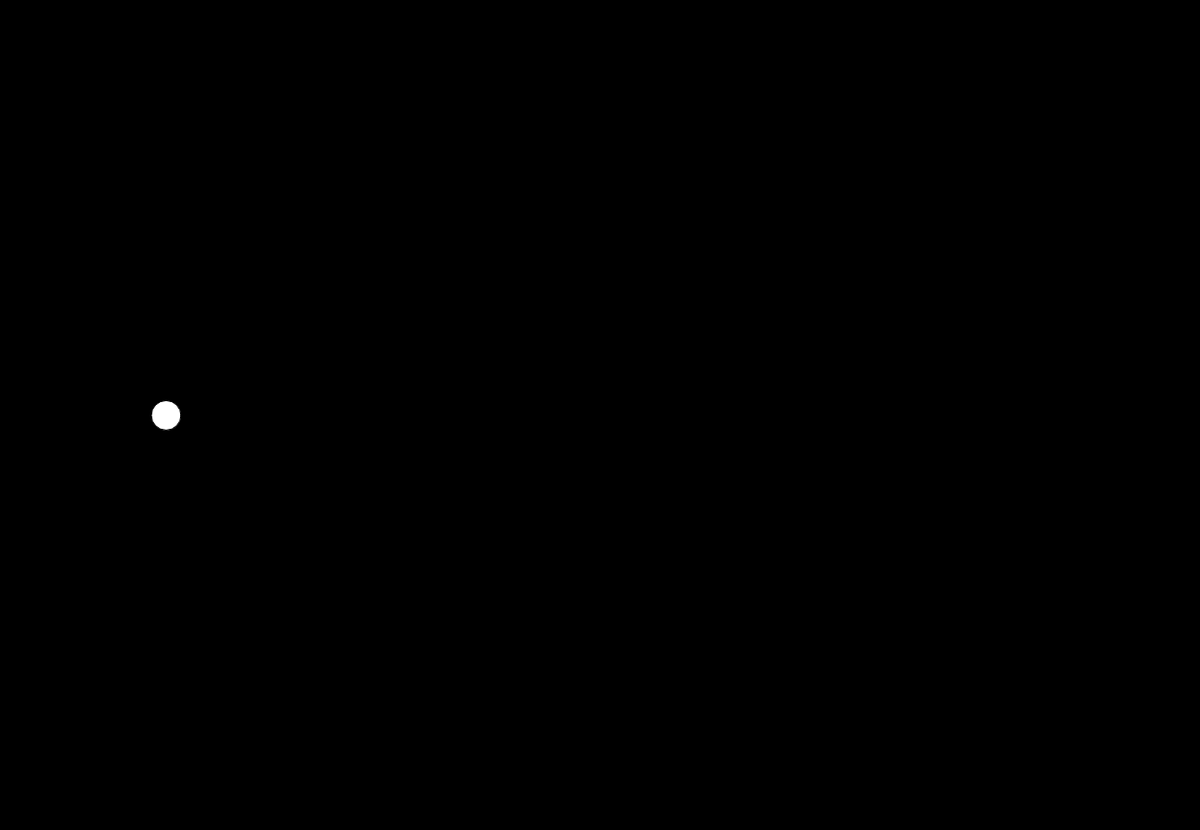
Frame 1 (no input)
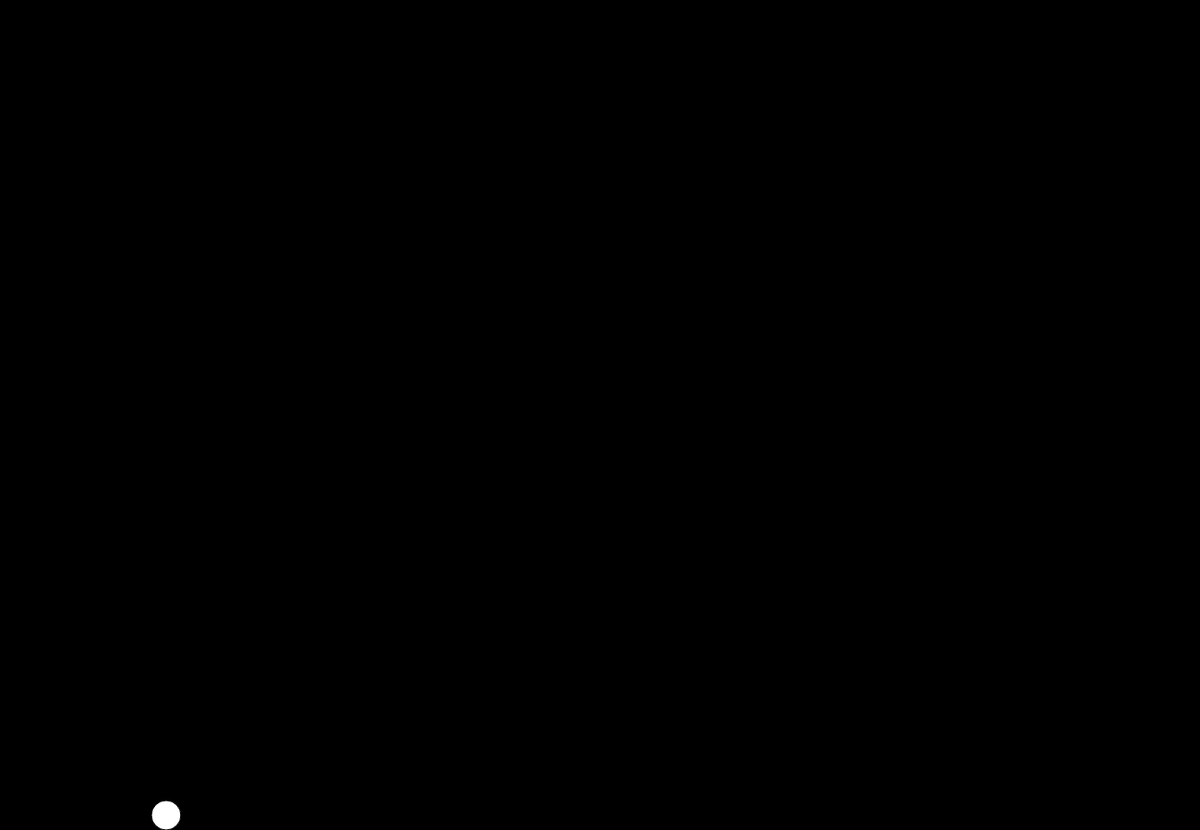
Frame 60 (no input)
Frame 120 (the mouse pressed at the canvas centre since frame 60): identical to frame 60, image omitted

The p5.js sketch that drew these frames (run headless with seeded random() and noise() and a simulated clock; from frame 60 on, the mouse is pressed at the canvas centre):

// p5.js sketch
// ── sketch.js
var bird;

function setup() {
  // put setup code here
    createCanvas(1300,900);
    bird = new bird();



   
}
function draw() {
    // put drawing code here
    background(0);
    bird.update();
    bird.show();




}



function keyPressed(){
    if(key === ' '){
        bird.up();        
    }
}








// ── bird.js
function bird(){
    
    // Atributos//
    this.y = height/2;
    this.x = 180;
    this.radius = 32;
    this.gravity = 0.4;
    this.upForce = -17;
    this.velocity = 0;


    // Funciones //
    this.show = function(){
        fill(255);
        ellipse(this.x,this.y,this.radius,this.radius);

    }




    this.update = function(){
        this.velocity+=this.gravity;
        this.y += this.velocity;
        this.checkOut();    
        
        
        
       
    }


    this.checkOut = function(){

         // Check que el pajaro no se salga del juego por abajo
         if(this.y + this.radius/2 > height ){
            this.y =  height - this.radius/2;
            this.velocity = 0;
        }

         if(this.y + this.radius/2 <  0 ){
            this.y =   this.radius/2;
            this.velocity=0;
        }

    }


    this.up = function(){
        
        // Esta funcion nos permite hacer que 
        // nuestro 'pajaro' se mueva hacia arriba
        this.velocity += this.upForce;

    }


}
// ── object.js
function objeto(){

    // ATRIBUTOS //
    this.separacion = 300;
    this.speed = 5;
    this.x = parseInt(width);
    this.y = 0;
    this.maxLongitud = height - this.separacion;
    this.altura = Math.random() * this.maxLongitud;

    // Funciones //

    this.update = function () {
        this.x -= this.speed;
    };
    
    this.show = function () {
        fill(255);
        rect(this.x, this.y, 20, this.altura);
        rect(this.x,this.altura+this.separacion,20,height);

    };

}
